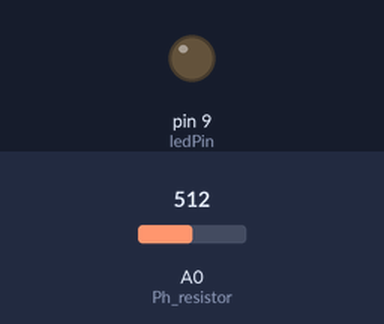
A sketch run on a simulated Arduino Uno, built with avr-gcc and run on an emulated ATmega328P. Shown: output pins drawn as LEDs (lit = HIGH). The test bench sets the inputs (shaded band); at power-on: A0 (Ph_resistor) = 512.

Above: at 1.3 s.
1.4 s: A0 (Ph_resistor) set to 33
2.9 s: A0 (Ph_resistor) set to 29
At 3.9 s:
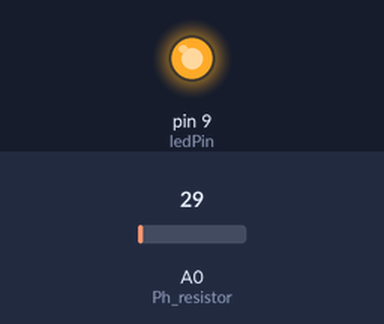
4.5 s: A0 (Ph_resistor) set to 122
At 5.1 s:
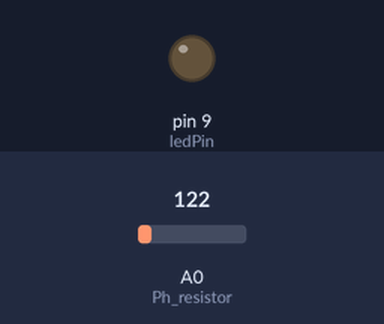
6.0 s: A0 (Ph_resistor) set to 20
At 7.4 s:
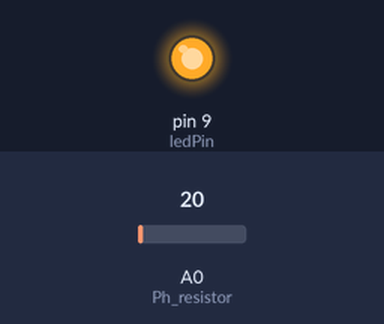
Timing chart, 0 to 8.5 s (numbered marks = the images above; inputs shaded):
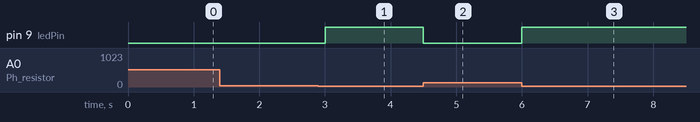

The sketch:

Photoresistor_code.ino
```cpp
/* Elyon Eyimife
 *  Photoresistor circuit
 *  Using a photoresistor (or photocell) to turn on an LED in the dark
 */
//Constant Variables
const int Ph_resistor= A0; // Photoresistor at Arduino analog pin A0
const int ledPin=9;       // Led pin at Arduino pin 9

//Variable
int value;          // Store value from photoresistor (0-1023)

void setup(){
 pinMode(ledPin, OUTPUT);  // Set lepPin - 9 pin as an output
 pinMode(Ph_resistor, INPUT);// Set pResistor - A0 pin as an input (optional)
}

void loop(){
  value = analogRead(Ph_resistor);

  if (value > 30){
    digitalWrite(ledPin, LOW);  //Turn led off
  }
  else{
    digitalWrite(ledPin, HIGH); //Turn led on
  }

  delay(500); //Small delay
}
```

Measured:
- the behaviour switches between 31 and 30 on A0 (Ph_resistor) (found by bisection; images 0 and 1)
- after the input at 1.4 s, every drawn part: stays the same
- after the input at 2.9 s, pin 9 (ledPin): LOW → HIGH after 0.10 s
- after the input at 4.5 s, pin 9 (ledPin): HIGH → LOW at once
- after the input at 6.0 s, pin 9 (ledPin): LOW → HIGH at once
